Frame 1 (no input): blank canvas, image omitted
Frame 60 (no input): blank canvas, image omitted
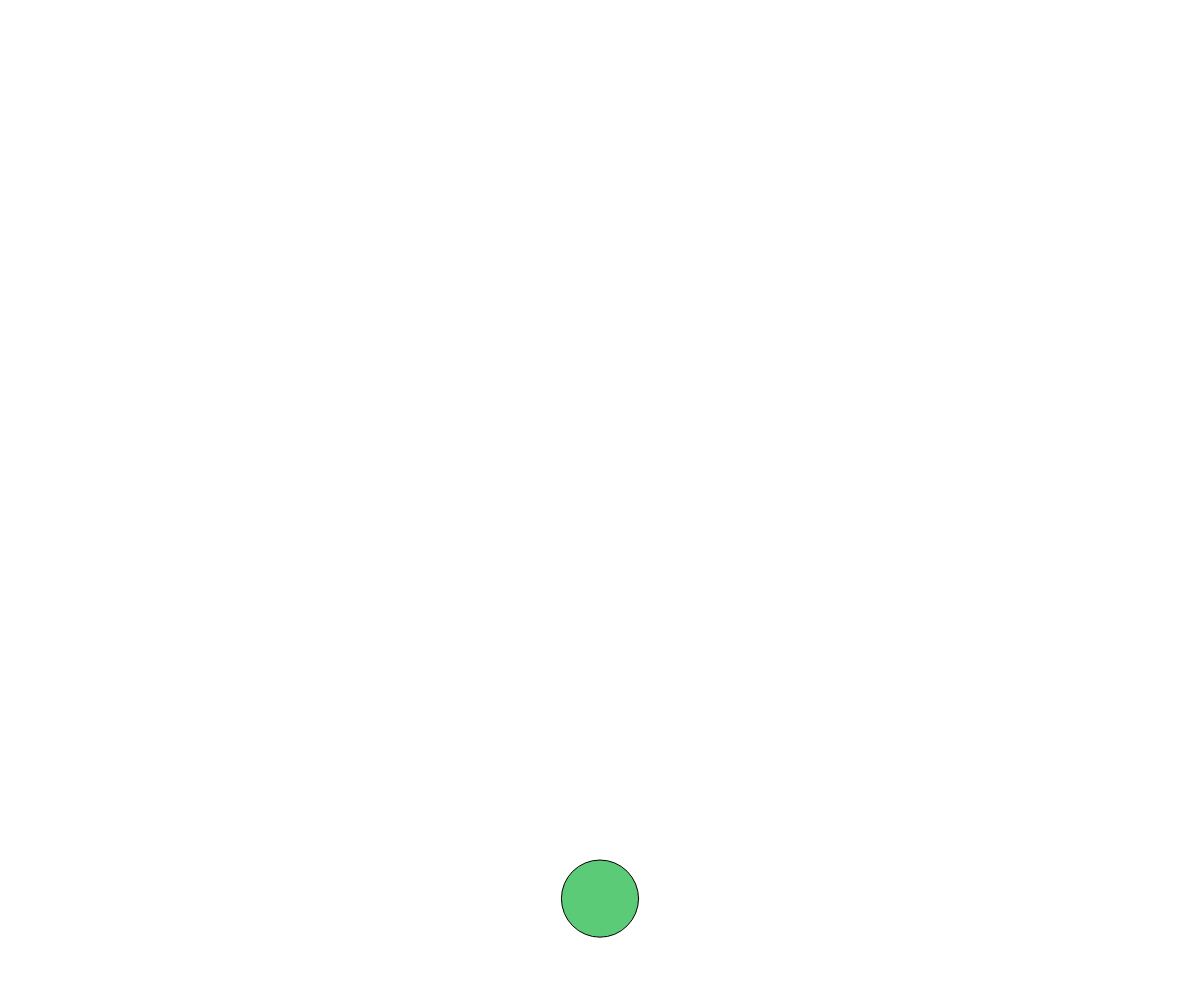
Frame 120 (the mouse pressed at the canvas centre since frame 60)

The p5.js sketch whose frames 1 and 60 were blank and that drew this single picture after the mouse press (run headless with seeded random() and noise() and a simulated clock; from frame 60 on, the mouse is pressed at the canvas centre):

// p5.js sketch
// ── sketch.js
// Arrays Demo
// Abar
// Date
//
// Extra for Experts:
// - describe what you did to take this project "above and beyond"

let shapes = [];

function setup() {
  createCanvas(windowWidth, windowHeight);
  background(255);
}

function draw() {
  background(255);
  
  for (let i = 0; i < shapes.length; i++) {
    shapes[i].y += shapes[i].dy;

    fill(shapes[i].color);
    ellipse(shapes[i].x, shapes[i].y, shapes[i].radius * 2, shapes[i].radius * 2);
  }
}

function mousePressed() {
  let someShape = {
    x: mouseX,
    y: mouseY,
    radius: random(10, 50),
    color: color((random(255)), (random(255)), (random(255)), (random(255))),
    dy: random(1, 20)
  } ;

  shapes.push(someShape);
}
